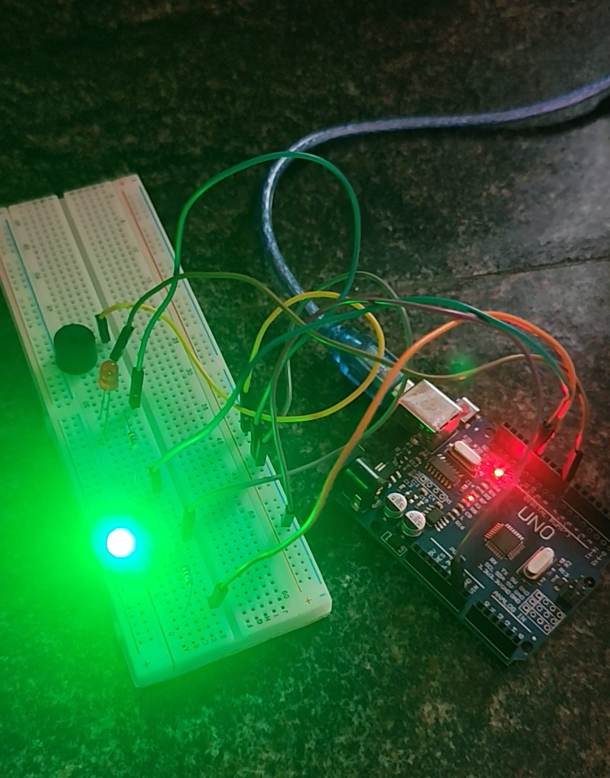
#> input picture project-images/Hardware.jpeg, 1220 x 1556 px, given in place of the camera (shown at 1/2 size)
$ python 'Ai motion alarm.py'
#> lines starting #> are read from the running program, lines starting #| are printed output that depends on the picture
import cv2
import time
import imutils
import serial

#arduino connection
arduino = serial.Serial('COM5', 9600)

time.sleep(5)

#camera start
cam = cv2.VideoCapture(0)

time.sleep(2)

firstFrame = None

#large object detection area
area = 15000

while True:

    _, img = cam.read()
#> img is the input picture: shape (1556, 1220, 3); mean B, G, R 48.5, 93.1, 39.8

    text = "Normal"

    #resize image
    img = imutils.resize(img, width=1000)
#> img: shape (1275, 1000, 3)

    #convert to gray
    grayImg = cv2.cvtColor(
        img,
        cv2.COLOR_BGR2GRAY
    )
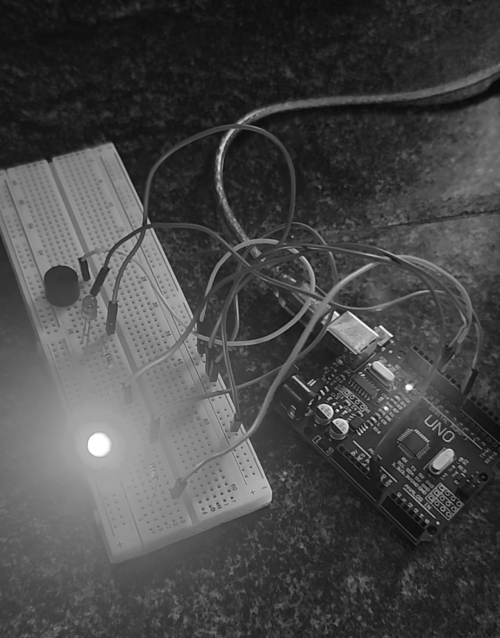
#> grayImg: shape (1275, 1000) (shown at 1/2 size); min 4, max 255, mean 72.1

    #smooth image
    gaussianImg = cv2.GaussianBlur(
        grayImg,
        (31, 31),
        0
    )
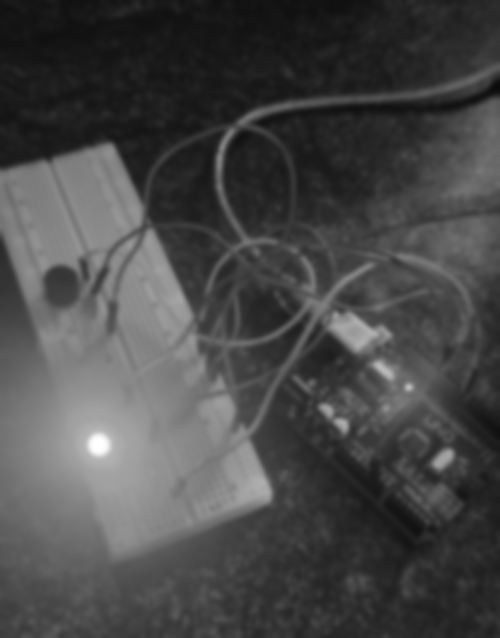
#> gaussianImg: shape (1275, 1000) (shown at 1/2 size); min 12, max 255, mean 72.1

    #capture first frame
    if firstFrame is None:

        firstFrame = gaussianImg

        continue

    #difference between first frame and current frame
    imgDiff = cv2.absdiff(
        firstFrame,
        gaussianImg
    )

    #threshold
    threshImg = cv2.threshold(
        imgDiff,
        50,
        255,
        cv2.THRESH_BINARY
    )[1]

    #dilation
    threshImg = cv2.dilate(
        threshImg,
        None,
        iterations=4
    )

    #find contours
    cnts = cv2.findContours(
        threshImg.copy(),
        cv2.RETR_EXTERNAL,
        cv2.CHAIN_APPROX_SIMPLE
    )

    cnts = imutils.grab_contours(cnts)

    tamperDetected = False

    for c in cnts:

        #ignore small changes
        if cv2.contourArea(c) < area:

            continue

        tamperDetected = True

        (x, y, w, h) = cv2.boundingRect(c)

        #draw rectangle
        cv2.rectangle(
            img,
            (x, y),
            (x + w, y + h),
            (0, 255, 0),
            2
        )

    #if object removed / scene changed
    if tamperDetected == True:

        text = "OBJECT TAMPER DETECTED"

        arduino.write(b'1')

        print("ALARM")

    else:

        text = "Normal"

        arduino.write(b'0')

    #display text
    cv2.putText(
        img,
        text,
        (10, 20),
        cv2.FONT_HERSHEY_SIMPLEX,
        0.7,
        (0, 0, 255),
        2
    )

    #show camera
    cv2.imshow(
        "cameraFeed",
        img
    )

    #press q to quit
    key = cv2.waitKey(1) & 0xFF

    if key == ord("q"):

        break

#release camera
cam.release()

#close windows
cv2.destroyAllWindows()

$ run again, on project-images/Object-tampering.png
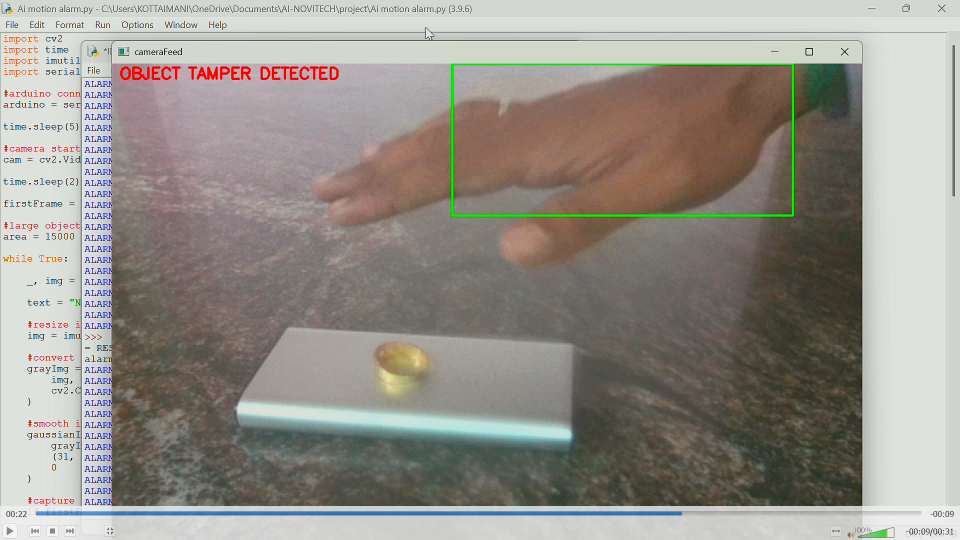
#> input picture project-images/Object-tampering.png, 1920 x 1080 px, given in place of the camera (shown at 1/2 size)
#> img is the input picture: shape (1080, 1920, 3); mean B, G, R 138.6, 146, 149.8
#> img: shape (562, 1000, 3)
#> `grayImg = cv2.cvtColor( img, cv2.COLOR_BGR2GRAY )`:
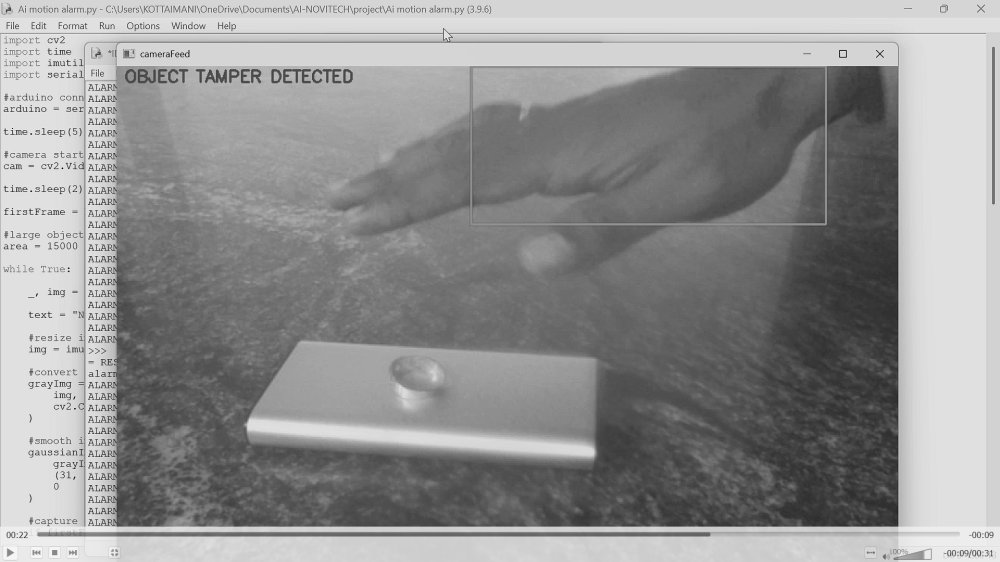
#> grayImg: shape (562, 1000); min 6, max 246, mean 146.3
#> `gaussianImg = cv2.GaussianBlur( grayImg, (31, 31), 0 )`:
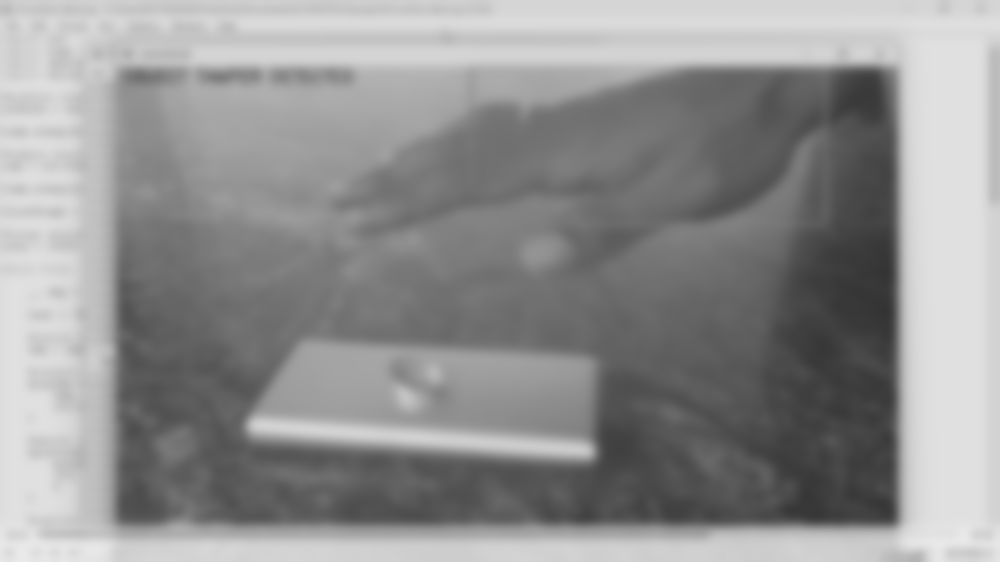
#> gaussianImg: shape (562, 1000); min 52, max 234, mean 146.3
